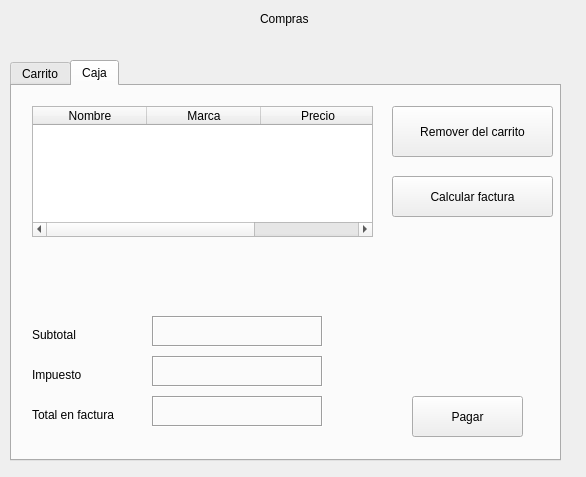
<?xml version="1.0" encoding="UTF-8"?>
<ui version="4.0">
 <class>compras</class>
 <widget class="QDialog" name="compras">
  <property name="geometry">
   <rect>
    <x>0</x>
    <y>0</y>
    <width>586</width>
    <height>477</height>
   </rect>
  </property>
  <property name="windowTitle">
   <string>Dialog</string>
  </property>
  <widget class="QLabel" name="label">
   <property name="geometry">
    <rect>
     <x>260</x>
     <y>10</y>
     <width>67</width>
     <height>17</height>
    </rect>
   </property>
   <property name="text">
    <string>Compras</string>
   </property>
  </widget>
  <widget class="QLabel" name="label_2">
   <property name="geometry">
    <rect>
     <x>210</x>
     <y>10</y>
     <width>31</width>
     <height>31</height>
    </rect>
   </property>
   <property name="text">
    <string/>
   </property>
   <property name="pixmap">
    <pixmap>../iconos/shopping_cart.png</pixmap>
   </property>
  </widget>
  <widget class="QLabel" name="label_3">
   <property name="geometry">
    <rect>
     <x>330</x>
     <y>10</y>
     <width>31</width>
     <height>31</height>
    </rect>
   </property>
   <property name="text">
    <string/>
   </property>
   <property name="pixmap">
    <pixmap>../iconos/shopping_cart.png</pixmap>
   </property>
  </widget>
  <widget class="QTabWidget" name="tabWidget">
   <property name="geometry">
    <rect>
     <x>10</x>
     <y>60</y>
     <width>551</width>
     <height>401</height>
    </rect>
   </property>
   <property name="currentIndex">
    <number>1</number>
   </property>
   <property name="elideMode">
    <enum>Qt::ElideNone</enum>
   </property>
   <widget class="QWidget" name="tab">
    <attribute name="icon">
     <iconset>
      <normaloff>../iconos/shopping_cart.png</normaloff>../iconos/shopping_cart.png</iconset>
    </attribute>
    <attribute name="title">
     <string>Carrito</string>
    </attribute>
    <widget class="QTableWidget" name="tabla_carrito">
     <property name="geometry">
      <rect>
       <x>20</x>
       <y>40</y>
       <width>391</width>
       <height>131</height>
      </rect>
     </property>
     <attribute name="horizontalHeaderDefaultSectionSize">
      <number>130</number>
     </attribute>
     <column>
      <property name="text">
       <string>Nombre</string>
      </property>
     </column>
     <column>
      <property name="text">
       <string>Marca</string>
      </property>
     </column>
     <column>
      <property name="text">
       <string>Precio</string>
      </property>
     </column>
    </widget>
    <widget class="QLabel" name="label_4">
     <property name="geometry">
      <rect>
       <x>20</x>
       <y>20</y>
       <width>71</width>
       <height>17</height>
      </rect>
     </property>
     <property name="text">
      <string>Productos</string>
     </property>
    </widget>
    <widget class="QPushButton" name="llevar_product_carrito">
     <property name="geometry">
      <rect>
       <x>20</x>
       <y>200</y>
       <width>201</width>
       <height>41</height>
      </rect>
     </property>
     <property name="text">
      <string>Poner en el carrito</string>
     </property>
     <property name="icon">
      <iconset>
       <normaloff>../iconos/add_32.png</normaloff>../iconos/add_32.png</iconset>
     </property>
     <property name="iconSize">
      <size>
       <width>40</width>
       <height>40</height>
      </size>
     </property>
    </widget>
   </widget>
   <widget class="QWidget" name="tab_2">
    <attribute name="icon">
     <iconset>
      <normaloff>../iconos/calculator.png</normaloff>../iconos/calculator.png</iconset>
    </attribute>
    <attribute name="title">
     <string>Caja</string>
    </attribute>
    <widget class="QLabel" name="lb_subtotal">
     <property name="geometry">
      <rect>
       <x>140</x>
       <y>230</y>
       <width>171</width>
       <height>31</height>
      </rect>
     </property>
     <property name="frameShape">
      <enum>QFrame::Box</enum>
     </property>
     <property name="frameShadow">
      <enum>QFrame::Sunken</enum>
     </property>
     <property name="text">
      <string/>
     </property>
    </widget>
    <widget class="QLabel" name="lb_impuesto">
     <property name="geometry">
      <rect>
       <x>140</x>
       <y>270</y>
       <width>171</width>
       <height>31</height>
      </rect>
     </property>
     <property name="frameShape">
      <enum>QFrame::Box</enum>
     </property>
     <property name="frameShadow">
      <enum>QFrame::Sunken</enum>
     </property>
     <property name="text">
      <string/>
     </property>
    </widget>
    <widget class="QLabel" name="label_5">
     <property name="geometry">
      <rect>
       <x>20</x>
       <y>240</y>
       <width>67</width>
       <height>17</height>
      </rect>
     </property>
     <property name="text">
      <string>Subtotal</string>
     </property>
    </widget>
    <widget class="QLabel" name="label_6">
     <property name="geometry">
      <rect>
       <x>20</x>
       <y>280</y>
       <width>67</width>
       <height>17</height>
      </rect>
     </property>
     <property name="text">
      <string>Impuesto</string>
     </property>
    </widget>
    <widget class="QLabel" name="lb_total_factura">
     <property name="geometry">
      <rect>
       <x>140</x>
       <y>310</y>
       <width>171</width>
       <height>31</height>
      </rect>
     </property>
     <property name="frameShape">
      <enum>QFrame::Box</enum>
     </property>
     <property name="frameShadow">
      <enum>QFrame::Sunken</enum>
     </property>
     <property name="text">
      <string/>
     </property>
    </widget>
    <widget class="QLabel" name="label_7">
     <property name="geometry">
      <rect>
       <x>20</x>
       <y>320</y>
       <width>111</width>
       <height>17</height>
      </rect>
     </property>
     <property name="text">
      <string>Total en factura</string>
     </property>
    </widget>
    <widget class="QPushButton" name="pagar_factura">
     <property name="geometry">
      <rect>
       <x>400</x>
       <y>310</y>
       <width>111</width>
       <height>41</height>
      </rect>
     </property>
     <property name="text">
      <string>Pagar</string>
     </property>
     <property name="icon">
      <iconset>
       <normaloff>../iconos/credit-card.png</normaloff>../iconos/credit-card.png</iconset>
     </property>
    </widget>
    <widget class="QTableWidget" name="tabla_caja">
     <property name="geometry">
      <rect>
       <x>20</x>
       <y>20</y>
       <width>341</width>
       <height>131</height>
      </rect>
     </property>
     <attribute name="horizontalHeaderDefaultSectionSize">
      <number>114</number>
     </attribute>
     <column>
      <property name="text">
       <string>Nombre</string>
      </property>
     </column>
     <column>
      <property name="text">
       <string>Marca</string>
      </property>
     </column>
     <column>
      <property name="text">
       <string>Precio</string>
      </property>
     </column>
    </widget>
    <widget class="QPushButton" name="pushButton_3">
     <property name="geometry">
      <rect>
       <x>380</x>
       <y>20</y>
       <width>161</width>
       <height>51</height>
      </rect>
     </property>
     <property name="text">
      <string>Remover del carrito</string>
     </property>
     <property name="icon">
      <iconset>
       <normaloff>../iconos/close_delete.png</normaloff>../iconos/close_delete.png</iconset>
     </property>
    </widget>
    <widget class="QPushButton" name="calcular_factura">
     <property name="geometry">
      <rect>
       <x>380</x>
       <y>90</y>
       <width>161</width>
       <height>41</height>
      </rect>
     </property>
     <property name="text">
      <string>Calcular factura</string>
     </property>
     <property name="icon">
      <iconset>
       <normaloff>../iconos/calculator.png</normaloff>../iconos/calculator.png</iconset>
     </property>
    </widget>
   </widget>
  </widget>
 </widget>
 <resources/>
 <connections/>
</ui>
